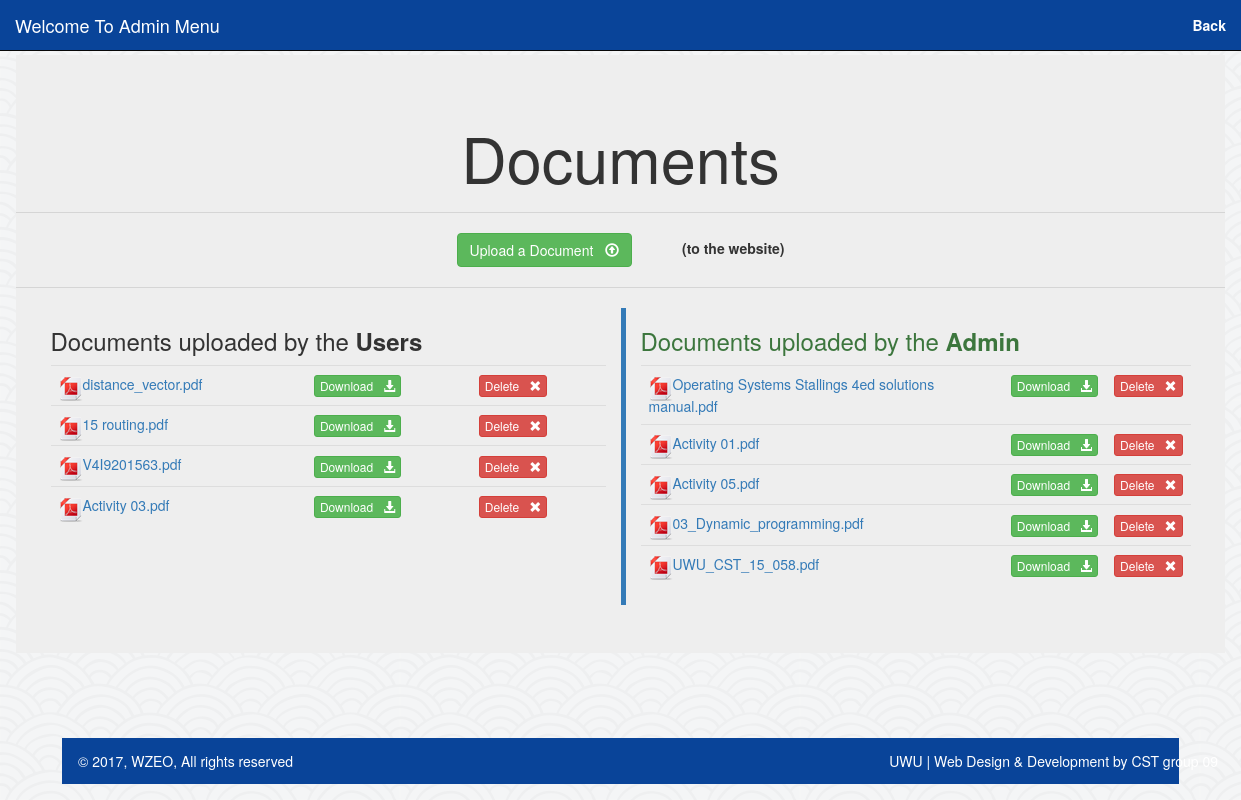
Page /Project/adminPanal/documentAdmin.php on the committed database.
### tables this page shows
CREATE TABLE `schooluploadeddocuments` (
  `id` int(10) NOT NULL,
  `name` varchar(30) NOT NULL
);

CREATE TABLE `adminuploadeddocuments` (
  `id` int(10) NOT NULL,
  `name` varchar(100) NOT NULL
);

### Project/adminPanal/documentAdmin.php (the view, shortened to what this page needs)
<?php
require '../db.php';
$sql2 = "SELECT * FROM schooluploadeddocuments";
$result = mysqli_query($conn, $sql2);
$sql3 = "SELECT * FROM  adminuploadeddocuments";
$result3 = mysqli_query($conn, $sql3);
?>
<!DOCTYPE html>
<html>
    <head>
        <link rel="stylesheet" href="css/w3.css">
        <link href="css/bootstrap.min.css" rel="stylesheet"/>
    </head>
    <body>
        <div id="container">
            <?php include 'optionHeader.php'; ?>
        </div>
        <div>
            <div class="w3-container">
                <div class="jumbotron text-center">
                    <p><h1>Documents</h1> </p>
                    <hr>
                    <div>
                        <table>
                            <tr>
                            <a href="uploadDocumentAdmin.php" style="margin-right: 50px" class="btn btn-success">Upload a Document &nbsp; <span class="glyphicon glyphicon-upload"></span></a>
                            <b>(to the website)</b>
                            </tr>
                        </table>
                    </div>
                    <hr>
                    <div class="container" style="text-align: left">
                        <div class="row">
                            <div class="col-lg-6">
                                <table class="table">
                                    <h3 class="text-left">Documents uploaded by the <strong>Users</strong></h3>
                                    <?php
                                    if (mysqli_num_rows($result) > 0) {
                                        while ($row = mysqli_fetch_assoc($result)) {
                                            echo "<tr>";
                                            echo "<td>";
                                            echo "<img src = '../images/pdf.png' class = 'iconlarge activityicon' role = 'presentation'>";
                                            echo '<a href="downloadPDFUploadedBySchool.php?file=' . urlencode($row["name"]) . '">' . $row["name"] . '</a>';
                                            echo "</td>";
                                            echo "<td>";
                                            echo "<a class='btn btn-success btn-xs' href='downloadPDFUploadedBySchool.php?file=" . urlencode($row["name"]) . "'>Download  &nbsp; <span class='glyphicon glyphicon-download-alt'> </a>";
                                            echo "</td>";
                                            echo "<td>";
                                            echo "<a class='btn btn-danger btn-xs' href='deletePDF.php?id=" . ($row["id"]) . "'>Delete &nbsp; <span class='glyphicon glyphicon-remove'> </a>";
                                            echo "</td>";
                                            echo "</tr>";
                                        }
                                    } else {
                                        echo "0 results";
                                    }
                                    ?>
                                </table>
                            </div>
                            <div class="col-lg-6" style="border-left: 5px #337AB7 solid">
                                <table class="table">
                                    <h3 class="text text-left text-success">Documents uploaded by the <strong>Admin</strong></h3>
                                    <?php
                                    if (mysqli_num_rows($result3) > 0) {
                                        while ($row = mysqli_fetch_assoc($result3)) {
                                            echo "<tr>";
                                            echo "<td>";
                                            echo "<img src = '../images/pdf.png' class = 'iconlarge activityicon' role = 'presentation'>";
                                            echo '<a href="../dowloadPDFFromAdmin.php?file=' . urlencode($row["name"]) . '">' . $row["name"] . '</a>';
                                            echo "</td>";
                                            echo "<td>";
                                            echo "<a class='btn btn-success btn-xs' href='../dowloadPDFFromAdmin.php?file=" . urlencode($row["name"]) . "'>Download  &nbsp; <span class='glyphicon glyphicon-download-alt'> </a>";
                                            echo "</td>";
                                            echo "<td>";
                                            echo "<a class='btn btn-danger btn-xs' href='deletPDFUploadedByAdmin.php?id=" . ($row["id"]) . "'>Delete &nbsp; <span class='glyphicon glyphicon-remove'> </a>";
                                            echo "</td>";
                                            echo "</tr>";
                                        }
                                    } else {
                                        echo "0 results";
                                    }
                                    ?>
                                </table>
                            </div>
                        </div>
                    </div>
                </div>
            </div>
        </div>
        <div id="container">
            <?php include 'adminFooter.php'; ?>
        </div>
    </body>
</html>

### Project/adminPanal/css/w3.css (style rules this page uses)
html { box-sizing:border-box }
*,*:before,*:after { box-sizing:inherit }
html { -ms-text-size-adjust:100%;-webkit-text-size-adjust:100% }
body { margin:0 }
a { background-color:transparent;-webkit-text-decoration-skip:objects }
img { border-style:none }
hr { box-sizing:content-box;height:0;overflow:visible }
html,body { font-family:Verdana,sans-serif;font-size:15px;line-height:1.5 }
html { overflow-x:hidden }
h1 { font-size:36px }
h3 { font-size:24px }
h1,h2,h3,h4,h5,h6 { font-family:"Segoe UI",Arial,sans-serif;font-weight:400;margin:10px 0 }
hr { border:0;border-top:1px solid #eee;margin:20px 0 }
img { margin-bottom:-5px }
a { color:inherit }
.w3-container:after,.w3-container:before,.w3-panel:after,.w3-panel:before,.w3-row:after,.w3-row:before,.w3-row-padding:after,.w3-row-padding:before, .w3-cell-row:before,.w3-cell-row:after,.w3-clear:after,.w3-clear:before,.w3-bar:before,.w3-bar:after { content:"";display:table;clear:both }
.w3-container,.w3-panel { padding:0.01em 16px }

### Project/adminPanal/css/style.css (style rules this page uses)
body { background-image: url("../../images/bgImg.png"); }
#container { margin: 0 auto; width: 90%; padding-top: 55px; }

### rows in the picture
schooluploadeddocuments: name "distance_vector.pdf"
schooluploadeddocuments: name "15 routing.pdf"
schooluploadeddocuments: name "V4I9201563.pdf"
schooluploadeddocuments: name "Activity 03.pdf"
adminuploadeddocuments: name "Operating Systems Stallings 4ed solutions manual.pdf"
adminuploadeddocuments: name "Activity 01.pdf"
adminuploadeddocuments: name "Activity 05.pdf"
adminuploadeddocuments: name "03_Dynamic_programming.pdf"
adminuploadeddocuments: name "UWU_CST_15_058.pdf"
